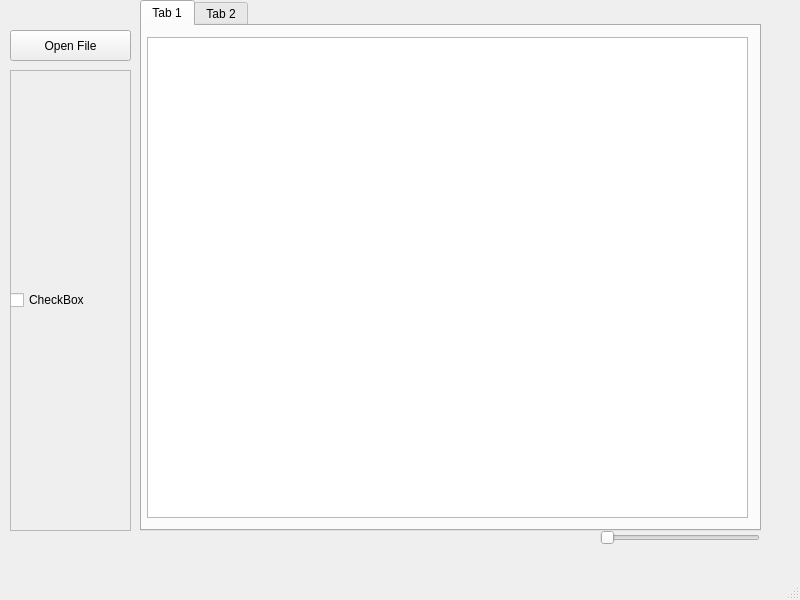
<?xml version="1.0" encoding="UTF-8"?>
<ui version="4.0">
 <class>MainWindow</class>
 <widget class="QMainWindow" name="MainWindow">
  <property name="geometry">
   <rect>
    <x>0</x>
    <y>0</y>
    <width>800</width>
    <height>600</height>
   </rect>
  </property>
  <property name="windowTitle">
   <string>MainWindow</string>
  </property>
  <widget class="QWidget" name="centralwidget">
   <widget class="QTabWidget" name="tabWidget">
    <property name="geometry">
     <rect>
      <x>140</x>
      <y>0</y>
      <width>621</width>
      <height>531</height>
     </rect>
    </property>
    <property name="currentIndex">
     <number>0</number>
    </property>
    <widget class="QWidget" name="tab">
     <attribute name="title">
      <string>Tab 1</string>
     </attribute>
     <widget class="QGraphicsView" name="canvas">
      <property name="geometry">
       <rect>
        <x>5</x>
        <y>11</y>
        <width>601</width>
        <height>481</height>
       </rect>
      </property>
     </widget>
    </widget>
    <widget class="QWidget" name="tab_2">
     <attribute name="title">
      <string>Tab 2</string>
     </attribute>
    </widget>
   </widget>
   <widget class="QScrollArea" name="scrollArea">
    <property name="geometry">
     <rect>
      <x>10</x>
      <y>70</y>
      <width>121</width>
      <height>461</height>
     </rect>
    </property>
    <property name="widgetResizable">
     <bool>true</bool>
    </property>
    <widget class="QWidget" name="FileListArea">
     <property name="geometry">
      <rect>
       <x>0</x>
       <y>0</y>
       <width>119</width>
       <height>459</height>
      </rect>
     </property>
     <widget class="QWidget" name="verticalLayoutWidget">
      <property name="geometry">
       <rect>
        <x>-1</x>
        <y>-1</y>
        <width>121</width>
        <height>461</height>
       </rect>
      </property>
      <layout class="QVBoxLayout" name="verticalLayout">
       <item>
        <widget class="QCheckBox" name="checkBox">
         <property name="text">
          <string>CheckBox</string>
         </property>
        </widget>
       </item>
      </layout>
     </widget>
    </widget>
   </widget>
   <widget class="QSlider" name="zoomSlider">
    <property name="geometry">
     <rect>
      <x>600</x>
      <y>530</y>
      <width>160</width>
      <height>16</height>
     </rect>
    </property>
    <property name="orientation">
     <enum>Qt::Horizontal</enum>
    </property>
   </widget>
   <widget class="QPushButton" name="OpenFileButton">
    <property name="geometry">
     <rect>
      <x>10</x>
      <y>30</y>
      <width>121</width>
      <height>31</height>
     </rect>
    </property>
    <property name="text">
     <string>Open File</string>
    </property>
   </widget>
  </widget>
  <widget class="QMenuBar" name="menubar">
   <property name="geometry">
    <rect>
     <x>0</x>
     <y>0</y>
     <width>800</width>
     <height>22</height>
    </rect>
   </property>
  </widget>
  <widget class="QStatusBar" name="statusbar"/>
 </widget>
 <resources/>
 <connections/>
</ui>
